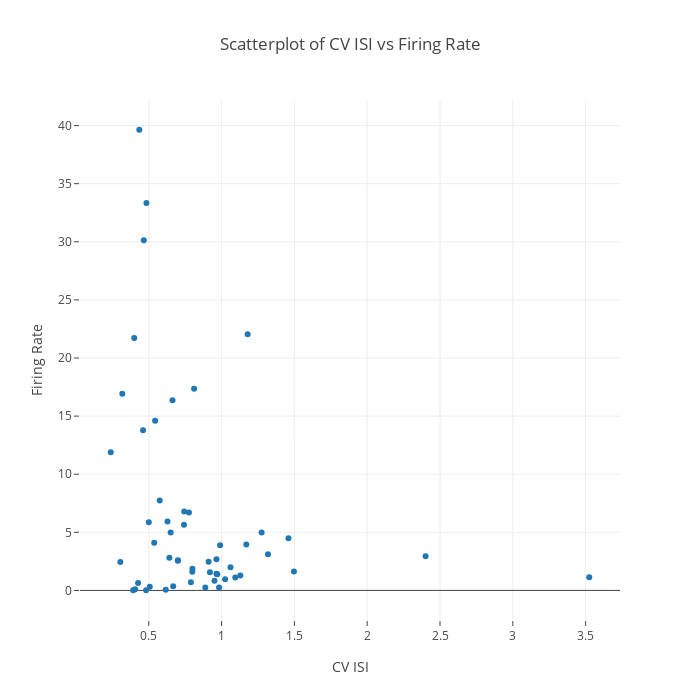

Write notebook code for a chart like this one.
### Code cell
import plotly
import plotly.graph_objs as go

plotly.offline.init_notebook_mode(connected=True)

trace = go.Scatter(
    x = df_saline['CV ISI'],
    y = df_saline['Firing Rate'],
    mode = 'markers',
    text = df_saline['name tag']
)

layout= go.Layout(
    title= 'Scatterplot of CV ISI vs Firing Rate',
    autosize=False,
    width=700,
    height=700,
    hovermode= 'closest',
    xaxis= dict(
        title= 'CV ISI',
        ticklen= 5,
        zeroline= False,
        gridwidth= 1,
    ),
    yaxis=dict(
        title='Firing Rate',
        ticklen=5,
        gridwidth=1,
    ),
    showlegend=False
)

data = [trace]
fig = go.Figure(data=data, layout=layout)

# Plot and embed in ipython notebook!
plotly.offline.iplot(fig)

### Figure 1 — Plotly figure (JSON) as saved in the notebook; plotly's stock layout.template omitted (floating-point values rounded to 4 significant figures)
{"data": [{"mode": "markers", "text": ["3 Recording: Chronic_03_2018-07-29", "6 Recording: Chronic_03_2018-07-29", "8 Recording: Chronic_03_2018-07-29", "10 Recording: Chronic_03_2018-07-29", "11 Recording: Chronic_03_2018-07-29", "12 Recording: Chronic_03_2018-07-29", "18 Recording: Chronic_03_2018-07-29", "20 Recording: Chronic_03_2018-07-29", "26 Recording: Chronic_03_2018-07-29", "35 Recording: Chronic_03_2018-07-29", "52 Recording: Chronic_03_2018-07-29", "62 Recording: Chronic_03_2018-07-29", "63 Recording: Chronic_03_2018-07-29", "64 Recording: Chronic_03_2018-07-29", "66 Recording: Chronic_03_2018-07-29", "73 Recording: Chronic_03_2018-07-29", "6 Recording: Chronic_11_2018-08-04", "56 Recording: Chronic_11_2018-08-04", "96 Recording: Chronic_11_2018-08-04", "99 Recording: Chronic_11_2018-08-04", "120 Recording: Chronic_11_2018-08-04", "121 Recording: Chronic_11_2018-08-04", "5 Recording: Chronic_13_2018_08_08", "9 Recording: Chronic_13_2018_08_08", "12 Recording: Chronic_13_2018_08_08", "38 Recording: Chronic_13_2018_08_08", "51 Recording: Chronic_13_2018_08_08", "95 Recording: Chronic_13_2018_08_08", "97 Recording: Chronic_13_2018_08_08", "98 Recording: Chronic_13_2018_08_08", "100 Recording: Chronic_13_2018_08_08", "32 Recording: Chronic_14_2018-08-14", "84 Recording: Chronic_14_2018-08-14", "96 Recording: Chronic_14_2018-08-14", "97 Recording: Chronic_14_2018-08-14", "98 Recording: Chronic_14_2018-08-14", "99 Recording: Chronic_14_2018-08-14", "101 Recording: Chronic_14_2018-08-14", "11 Recording: Chronic_31_2018-08-10", "12 Recording: Chronic_31_2018-08-10", "17 Recording: Chronic_31_2018-08-10", "33 Recording: Chronic_31_2018-08-10", "42 Recording: Chronic_31_2018-08-10", "45 Recording: Chronic_31_2018-08-10", "49 Recording: Chronic_31_2018-08-10", "54 Recording: Chronic_31_2018-08-10", "60 Recording: Chronic_31_2018-08-10", "72 Recording: Chronic_31_2018-08-10", "81 Recording: Chronic_31_2018-08-10", "82 Recording: Chronic_31_2018-08-10", "84 Recording: Chronic_31_2018-08-10", "86 Recording: Chronic_31_2018-08-10", "105 Recording: Chronic_31_2018-08-10"], "type": "scatter", "x": [0.4838, 0.9512, 0.6163, 0.8881, 0.575, 0.3182, 0.8113, 0.9648, 0.6676, 0.9703, 0.5433, 0.7417, 0.4657, 0.9898, 0.4, 0.6626, 0.5372, 3.525, 0.6415, 0.3922, 0.6283, 0.6503, 0.5, 0.9105, 0.4606, 2.401, 0.4347, 0.7756, 1.179, 0.2387, 1.275, 0.4062, 0.9197, 1.061, 0.9826, 1.024, 0.7001, 0.7432, 1.459, 0.7892, 0.6996, 1.129, 1.319, 0.4813, 0.3046, 0.9646, 1.497, 1.17, 0.7997, 0.799, 1.094, 0.4264, 0.5069], "y": [33.34, 0.8419, 0.06306, 0.2422, 7.736, 16.93, 17.36, 2.686, 0.3694, 1.396, 14.61, 5.646, 30.12, 3.879, 21.73, 16.36, 4.096, 1.129, 2.804, 0.02333, 5.939, 4.981, 5.864, 2.462, 13.78, 2.952, 39.64, 6.709, 22.05, 11.9, 4.985, 0.09222, 1.566, 1.998, 0.2494, 0.9572, 2.591, 6.784, 4.496, 0.7033, 2.557, 1.281, 3.115, 0.01528, 2.444, 1.431, 1.626, 3.942, 1.858, 1.612, 1.115, 0.6378, 0.3261]}], "layout": {"autosize": false, "height": 700, "hovermode": "closest", "showlegend": false, "title": "Scatterplot of CV ISI vs Firing Rate", "width": 700, "xaxis": {"gridwidth": 1, "ticklen": 5, "title": "CV ISI", "zeroline": false}, "yaxis": {"gridwidth": 1, "ticklen": 5, "title": "Firing Rate"}}}
